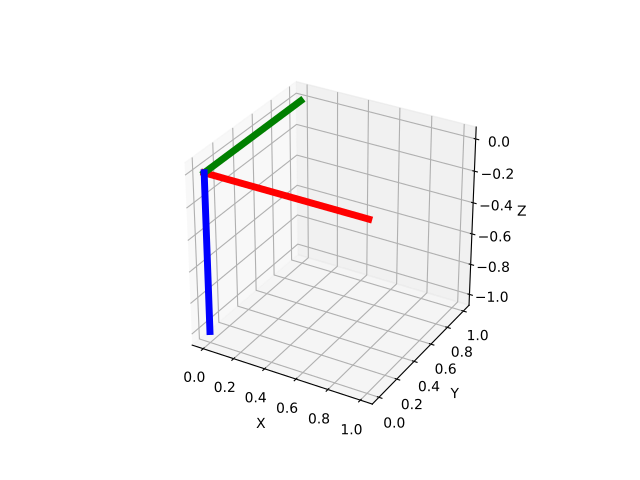

Write the Python code that produced this figure.
import numpy as np
import matplotlib.pyplot as plt
from mpl_toolkits.mplot3d import proj3d


plt.figure()
ax = plt.subplot(111, projection="3d", aspect="equal")
plt.setp(ax, xlim=(-0.05, 1.05), ylim=(-0.05, 1.05), zlim=(-1.05, 0.05),
        xlabel="X", ylabel="Y", zlabel="Z")

basis = np.eye(3)
basis[:, 2] *= -1.0
for d, c in enumerate(["r", "g", "b"]):
    ax.plot([0.0, basis[0, d]],
            [0.0, basis[1, d]],
            [0.0, basis[2, d]], color=c, lw=5)

plt.show()
